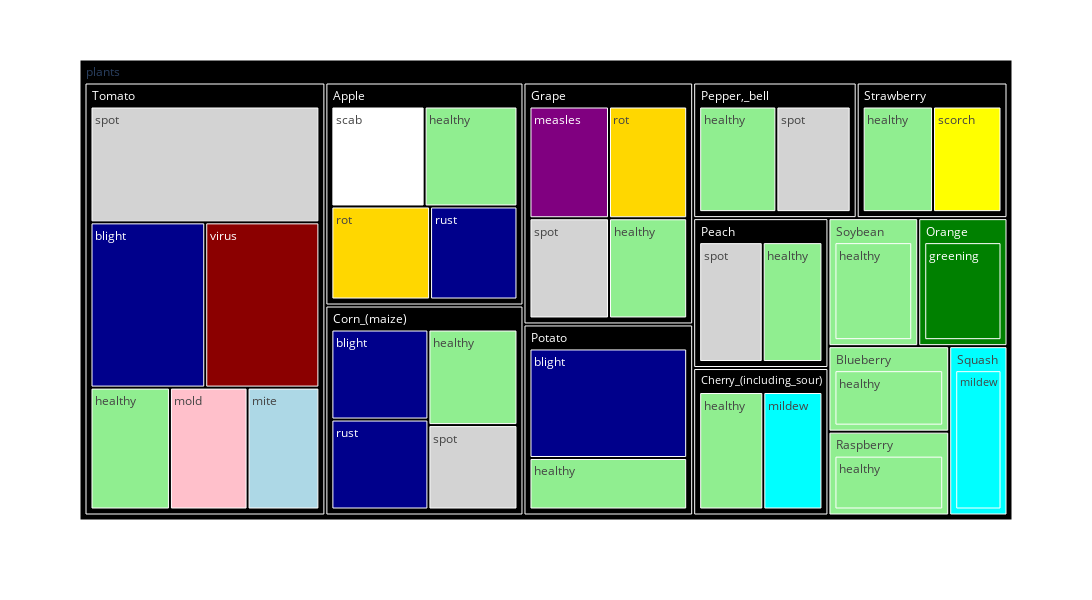

The notebook cell saved with this chart:
### Code cell
import plotly.express as px

plant_diseases_images_sum_df["plants"] = "plants" # in order to have a single root node
fig = px.treemap(plant_diseases_images_sum_df, path=['plants', 'plant', 'disease'], values='count',
                  color='disease', 
                  hover_data=['disease'],
                  range_color=[0.5, 8.5],
                  color_discrete_map={'(?)':'black', 'healthy':'lightgreen', 'blight':'darkblue', 'greening':'green', 'measles':'purple', 'mildew':'cyan', 'mite':'lightblue', 'mold':'pink', 'rot':'gold', 'rust':'darkblue', 'scab':'white', 'scorch':'yellow', 'spot':'lightgray', 'virus':'darkred'},
                #   color_continuous_scale='RdBu_R',
                  width=1200, height=600
                  )

fig.show()

### Figure 1 — Plotly figure (JSON) as saved in the notebook; plotly's stock layout.template omitted (floating-point values rounded to 4 significant figures)
{"data": [{"branchvalues": "total", "customdata": [["spot", "spot"], ["healthy", "healthy"], ["mold", "mold"], ["healthy", "healthy"], ["blight", "blight"], ["spot", "spot"], ["scab", "scab"], ["rust", "rust"], ["rot", "rot"], ["rot", "rot"], ["mildew", "mildew"], ["measles", "measles"], ["healthy", "healthy"], ["healthy", "healthy"], ["healthy", "healthy"], ["healthy", "healthy"], ["healthy", "healthy"], ["healthy", "healthy"], ["rust", "rust"], ["spot", "spot"], ["spot", "spot"], ["healthy", "healthy"], ["blight", "blight"], ["healthy", "healthy"], ["blight", "blight"], ["greening", "greening"], ["scorch", "scorch"], ["mildew", "mildew"], ["mite", "mite"], ["healthy", "healthy"], ["healthy", "healthy"], ["spot", "spot"], ["virus", "virus"], ["(?)", "(?)"], ["healthy", "healthy"], ["(?)", "(?)"], ["(?)", "(?)"], ["(?)", "(?)"], ["greening", "greening"], ["(?)", "(?)"], ["(?)", "(?)"], ["(?)", "(?)"], ["healthy", "healthy"], ["healthy", "healthy"], ["mildew", "mildew"], ["(?)", "(?)"], ["(?)", "(?)"], ["(?)", "(?)"]], "domain": {"x": [0, 1], "y": [0, 1]}, "hovertemplate": "labels=%{label}<br>count=%{value}<br>parent=%{parent}<br>id=%{id}<br>disease=%{customdata[0]}<br>diseaseadditional_col_for_hover=%{customdata[1]}<extra></extra>", "ids": ["plants/Corn_(maize)/spot", "plants/Corn_(maize)/healthy", "plants/Tomato/mold", "plants/Tomato/healthy", "plants/Corn_(maize)/blight", "plants/Grape/spot", "plants/Apple/scab", "plants/Apple/rust", "plants/Grape/rot", "plants/Apple/rot", "plants/Squash/mildew", "plants/Grape/measles", "plants/Blueberry/healthy", "plants/Apple/healthy", "plants/Potato/healthy", "plants/Grape/healthy", "plants/Raspberry/healthy", "plants/Cherry_(including_sour)/healthy", "plants/Corn_(maize)/rust", "plants/Peach/spot", "plants/Pepper,_bell/spot", "plants/Soybean/healthy", "plants/Potato/blight", "plants/Peach/healthy", "plants/Tomato/blight", "plants/Orange/greening", "plants/Strawberry/scorch", "plants/Cherry_(including_sour)/mildew", "plants/Tomato/mite", "plants/Pepper,_bell/healthy", "plants/Strawberry/healthy", "plants/Tomato/spot", "plants/Tomato/virus", "plants/Apple", "plants/Blueberry", "plants/Cherry_(including_sour)", "plants/Corn_(maize)", "plants/Grape", "plants/Orange", "plants/Peach", "plants/Pepper,_bell", "plants/Potato", "plants/Raspberry", "plants/Soybean", "plants/Squash", "plants/Strawberry", "plants/Tomato", "plants"], "labels": ["spot", "healthy", "mold", "healthy", "blight", "spot", "scab", "rust", "rot", "rot", "mildew", "measles", "healthy", "healthy", "healthy", "healthy", "healthy", "healthy", "rust", "spot", "spot", "healthy", "blight", "healthy", "blight", "greening", "scorch", "mildew", "mite", "healthy", "healthy", "spot", "virus", "Apple", "Blueberry", "Cherry_(including_sour)", "Corn_(maize)", "Grape", "Orange", "Peach", "Pepper,_bell", "Potato", "Raspberry", "Soybean", "Squash", "Strawberry", "Tomato", "plants"], "marker": {"colors": ["lightgray", "lightgreen", "pink", "lightgreen", "darkblue", "lightgray", "white", "darkblue", "gold", "gold", "cyan", "purple", "lightgreen", "lightgreen", "lightgreen", "lightgreen", "lightgreen", "lightgreen", "darkblue", "lightgray", "lightgray", "lightgreen", "darkblue", "lightgreen", "darkblue", "green", "yellow", "cyan", "lightblue", "lightgreen", "lightgreen", "lightgray", "darkred", "black", "lightgreen", "black", "black", "black", "green", "black", "black", "black", "lightgreen", "lightgreen", "cyan", "black", "black", "black"]}, "name": "", "parents": ["plants/Corn_(maize)", "plants/Corn_(maize)", "plants/Tomato", "plants/Tomato", "plants/Corn_(maize)", "plants/Grape", "plants/Apple", "plants/Apple", "plants/Grape", "plants/Apple", "plants/Squash", "plants/Grape", "plants/Blueberry", "plants/Apple", "plants/Potato", "plants/Grape", "plants/Raspberry", "plants/Cherry_(including_sour)", "plants/Corn_(maize)", "plants/Peach", "plants/Pepper,_bell", "plants/Soybean", "plants/Potato", "plants/Peach", "plants/Tomato", "plants/Orange", "plants/Strawberry", "plants/Cherry_(including_sour)", "plants/Tomato", "plants/Pepper,_bell", "plants/Strawberry", "plants/Tomato", "plants/Tomato", "plants", "plants", "plants", "plants", "plants", "plants", "plants", "plants", "plants", "plants", "plants", "plants", "plants", "plants", ""], "type": "treemap", "values": [1642, 1859, 1882, 1926, 1908, 1722, 2016, 1760, 1888, 1987, 1736, 1920, 1816, 2008, 1824, 1692, 1781, 1826, 1907, 1838, 1913, 2022, 3878, 1728, 3771, 2010, 1774, 1683, 1741, 1988, 1824, 5274, 3751, 7771, 1816, 3509, 7316, 7222, 2010, 3566, 3901, 5702, 1781, 2022, 1736, 3598, 18345, 70295]}], "layout": {"height": 600, "legend": {"tracegroupgap": 0}, "margin": {"t": 60}, "width": 1200}}
